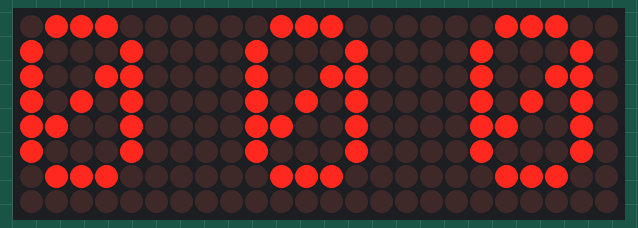
This sketch was run on a simulated Arduino Uno, built with avr-gcc and run on an emulated ATmega328P. Parts: 24×8 LED matrix.

Above: at 0.07 s.
At 4.78 s:
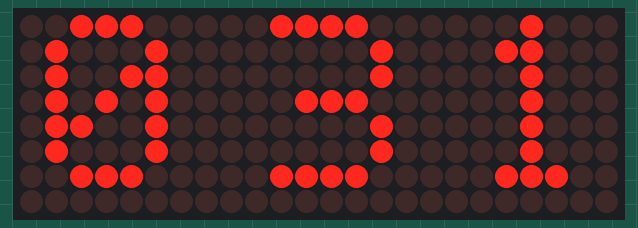
At 9.64 s:
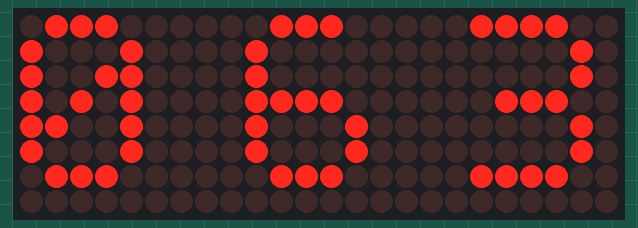
At 19.3 s:
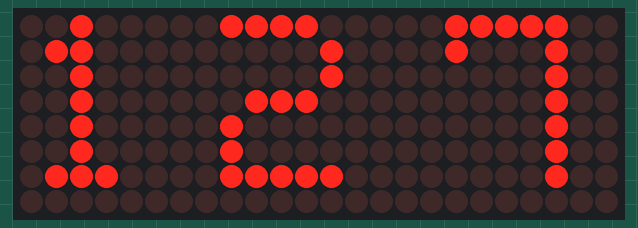
At 29.28 s:
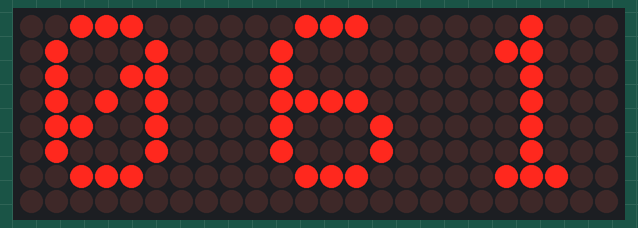
At 39.15 s:
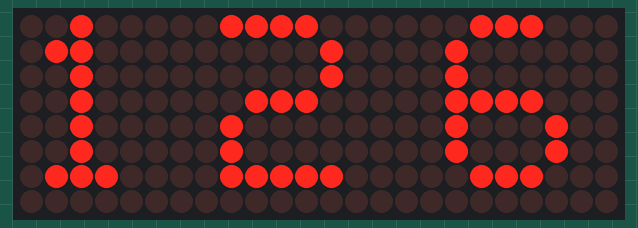

The sketch:

main.ino.ino
```cpp
// Including the required Arduino libraries
#include <MD_Parola.h>
#include <MD_MAX72xx.h>
#include <SPI.h>

// Uncomment according to your hardware type
//#define HARDWARE_TYPE MD_MAX72XX::FC16_HW
#define HARDWARE_TYPE MD_MAX72XX::GENERIC_HW

// Defining size, and output pins
#define MAX_DEVICES 3
#define CS_PIN 10

// Create a new instance of the MD_Parola class with hardware SPI connection
MD_Parola myDisplay = MD_Parola(HARDWARE_TYPE, CS_PIN, MAX_DEVICES);

void setup() {
  // Intialize the object
  myDisplay.begin();

  // Set the intensity (brightness) of the display (0-15)
  myDisplay.setIntensity(15);

  // Clear the display
  myDisplay.displayClear();
}

void counter() {
  int c1, c2, c3, c;
  c = 0;
  myDisplay.setTextAlignment(PA_CENTER);
  for (c1 = 0; c1 < 10; c1++) {
      for (c2 = 0; c2 < 10; c2++) {
          for (c3 = 0; c3 < 10; c3++) {
             c++;
             myDisplay.print(String(c1) + " " + String(c2) + " " + String(c3));
             delay(150);
             if (c == 128) {
                return;
             }
          }
      }
  }
}

void loop() {
  counter();
  delay(500);
}
```

Measured:
- what the display in image 3 shows lasts 0.6 s, from 19.3 s to 19.9 s
